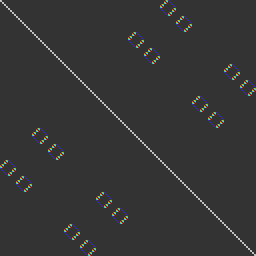
Frame 1 (no input)
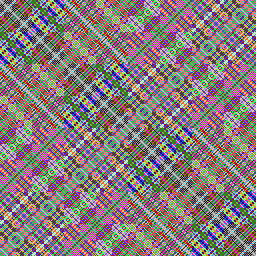
Frame 60 (the mouse pressed at the canvas centre just before this capture)
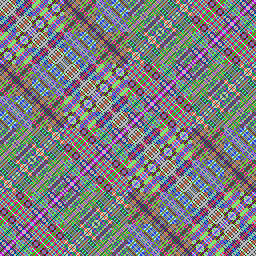
Frame 120 (the mouse held since frame 60 and released just before this capture)

The Processing sketch that drew these frames (run headless with seeded random() and noise(); from frame 60 on, the mouse is pressed at the canvas centre):

// Processing sketch: processing_3383
// ── processing_3383.pde

int w=256,t=2;
void setup() {size(256,256);}
void draw() { 
  colorMode(RGB,t);
  t=1+int(random(255));
  for (int y=0;y<w;++y) 
    for (int x=0;x<w;++x)
      set(x,y,get(x,y)^color((x^y)%t,(x^y)%(t+1),(x^y)%(t+2)));
}
